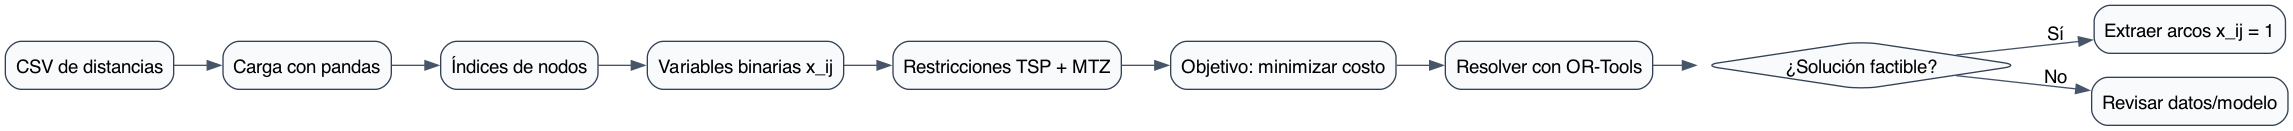

Generate this figure with Python:
from diagrams import Diagram
from diagrams.generic.blank import Blank


def build_tsp_flow_diagram() -> None:
    graph_attr = {
        "rankdir": "LR",
        "splines": "spline",
        "fontname": "Helvetica",
        "fontsize": "12",
    }

    node_attr = {
        "shape": "box",
        "style": "rounded,filled",
        "fillcolor": "#F8FAFC",
        "color": "#334155",
        "fontname": "Helvetica",
        "fontsize": "11",
    }

    edge_attr = {
        "color": "#475569",
        "fontname": "Helvetica",
        "fontsize": "10",
    }

    with Diagram(
        name="tsp_flow_diagrams",
        filename="docs/diagrams/tsp_flow_diagrams",
        outformat="png",
        show=False,
        graph_attr=graph_attr,
        node_attr=node_attr,
        edge_attr=edge_attr,
    ):
        input_csv = Blank("CSV de distancias")
        load = Blank("Carga con pandas")
        index_nodes = Blank("Índices de nodos")
        vars_xij = Blank("Variables binarias x_ij")
        constraints = Blank("Restricciones TSP + MTZ")
        objective = Blank("Objetivo: minimizar costo")
        solve = Blank("Resolver con OR-Tools")
        status = Blank("¿Solución factible?")
        extract = Blank("Extraer arcos x_ij = 1")
        review = Blank("Revisar datos/modelo")

        input_csv >> load >> index_nodes >> vars_xij >> constraints >> objective >> solve >> status
        status >> extract
        status >> review


if __name__ == "__main__":
    build_tsp_flow_diagram()
